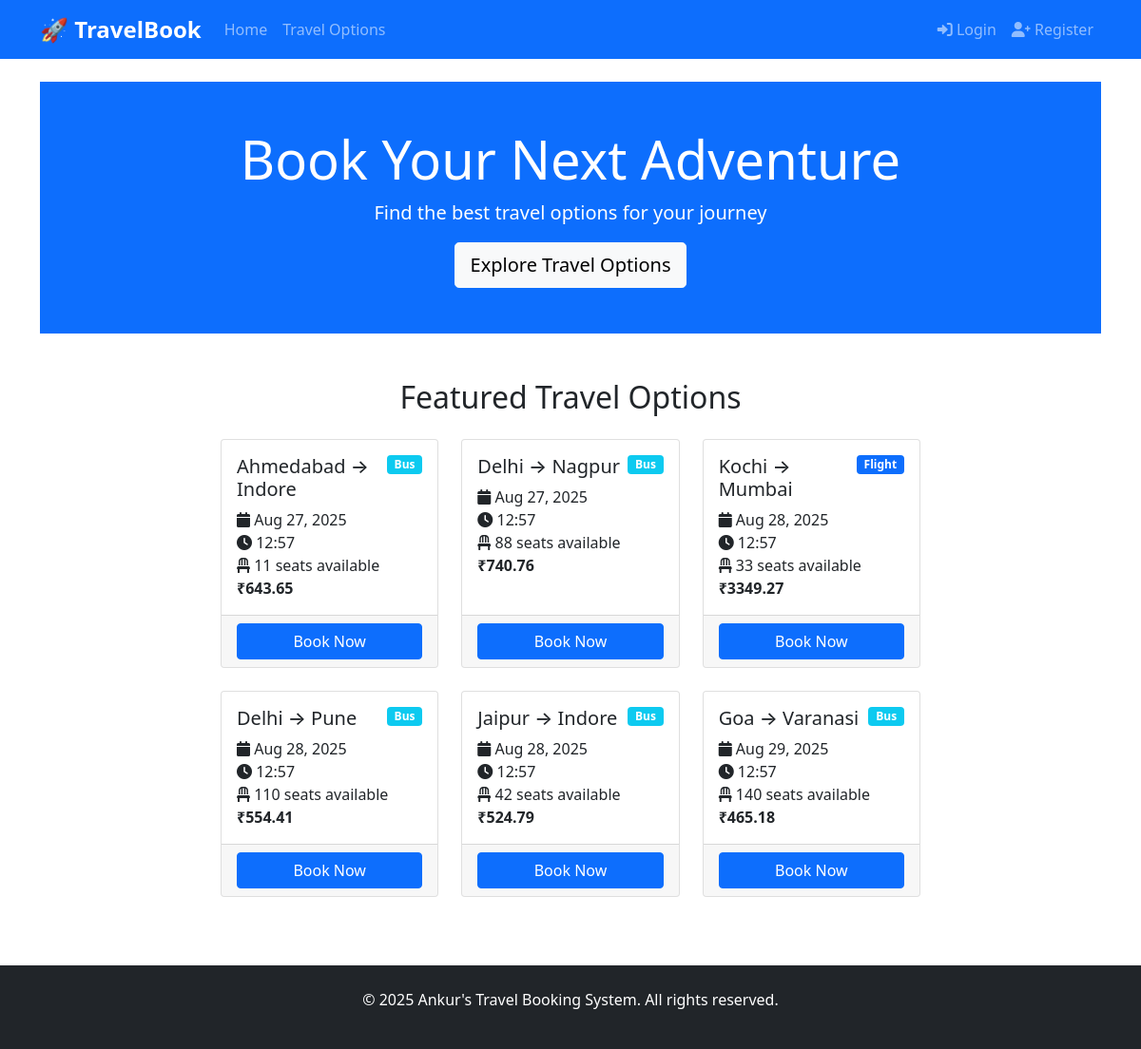
The page / on the database its author committed.
### booking_app/models.py (models this page shows, shortened)
class TravelOption(models.Model):
    TRAVEL_TYPES = [
        ('flight', 'Flight'),
        ('train', 'Train'),
        ('bus', 'Bus'),
    ]
    travel_id = models.CharField(max_length=50, unique=True)
    travel_type = models.CharField(max_length=10, choices=TRAVEL_TYPES)
    source = models.CharField(max_length=100)
    destination = models.CharField(max_length=100)
    departure_datetime = models.DateTimeField()
    arrival_datetime = models.DateTimeField()
    price = models.DecimalField(
        max_digits=10, decimal_places=2, validators=[MinValueValidator(0)])
    available_seats = models.IntegerField(validators=[MinValueValidator(0)])
    created_at = models.DateTimeField(auto_now_add=True)
    updated_at = models.DateTimeField(auto_now=True)
    class Meta:
        ordering = ['departure_datetime']

### booking_app/views.py (the view)
# urls.py: path('', views.home, name='home'),
def home(request):
    travel_options = TravelOption.objects.filter(
        departure_datetime__gte=timezone.now(),
        available_seats__gt=0
    )[:6]
    return render(request, 'booking_app/home.html', {'travel_options': travel_options})

### booking_app/templates/booking_app/home.html
{% extends 'booking_app/base.html' %}
{% block content %}
<div class="hero-section bg-primary text-white py-5 mb-5">
    <div class="container text-center">
        <h1 class="display-4">Book Your Next Adventure</h1>
        <p class="lead">Find the best travel options for your journey</p>
        <a href="{% url 'travel_list' %}" class="btn btn-light btn-lg">Explore Travel Options</a>
    </div>
</div>
<div class="row">
    <div class="col-md-8 mx-auto">
        <h2 class="text-center mb-4">Featured Travel Options</h2>
        <div class="row">
            {% for travel in travel_options %}
            <div class="col-md-6 col-lg-4 mb-4">
                <div class="card travel-card h-100">
                    <div class="card-body">
                        <span
                            class="badge bg-{% if travel.travel_type == 'flight' %}primary{% elif travel.travel_type == 'train' %}success{% else %}info{% endif %} float-end">
                            {{ travel.get_travel_type_display }}
                        </span>
                        <h5 class="card-title">{{ travel.source }} → {{ travel.destination }}</h5>
                        <p class="card-text">
                            <i class="fas fa-calendar"></i> {{ travel.departure_datetime|date:"M d, Y" }}<br>
                            <i class="fas fa-clock"></i> {{ travel.departure_datetime|time:"H:i" }}<br>
                            <i class="fas fa-chair"></i> {{ travel.available_seats }} seats available<br>
                            <strong>₹{{ travel.price }}</strong>
                        </p>
                    </div>
                    <div class="card-footer">
                        <a href="{% url 'book_travel' travel.travel_id %}" class="btn btn-primary w-100">
                            Book Now
                        </a>
                    </div>
                </div>
            </div>
            {% empty %}
            <div class="col-12 text-center">
                <p class="text-muted">No travel options available at the moment.</p>
            </div>
            {% endfor %}
        </div>
    </div>
</div>
{% endblock %}

### booking_app/templates/booking_app/base.html (shortened to what this page needs)
<!DOCTYPE html>
<html lang="en">
<head>
    <link href="https://cdn.jsdelivr.net/npm/bootstrap@5.1.3/dist/css/bootstrap.min.css" rel="stylesheet">
    <link href="https://cdnjs.cloudflare.com/ajax/libs/font-awesome/6.0.0/css/all.min.css" rel="stylesheet">
</head>
<body>
    <nav class="navbar navbar-expand-lg navbar-dark bg-primary">
        <div class="container">
            <a class="navbar-brand" href="{% url 'home' %}">🚀 TravelBook</a>
            <div class="collapse navbar-collapse" id="navbarNav">
                <ul class="navbar-nav me-auto">
                    <li class="nav-item">
                        <a class="nav-link" href="{% url 'home' %}">Home</a>
                    </li>
                    <li class="nav-item">
                        <a class="nav-link" href="{% url 'travel_list' %}">Travel Options</a>
                    </li>
                </ul>
                <ul class="navbar-nav">
                    {% if user.is_authenticated %}
                    <li class="nav-item">
                        <a class="nav-link" href="{% url 'profile' %}">
                            <i class="fas fa-user"></i> {{ user.username }}
                        </a>
                    </li>
                    <li class="nav-item">
                        <a class="nav-link" href="{% url 'logout' %}">
                            <i class="fas fa-sign-out-alt"></i> Logout
                        </a>
                    </li>
                    {% else %}
                    <li class="nav-item">
                        <a class="nav-link" href="{% url 'login' %}">
                            <i class="fas fa-sign-in-alt"></i> Login
                        </a>
                    </li>
                    <li class="nav-item">
                        <a class="nav-link" href="{% url 'register' %}">
                            <i class="fas fa-user-plus"></i> Register
                        </a>
                    </li>
                    {% endif %}
                </ul>
            </div>
        </div>
    </nav>
    <div class="container mt-4">
        {% block content %}
        {% endblock %}
    </div>
    <footer class="bg-dark text-white text-center py-4 mt-5">
        <div class="container">
            <p>&copy; 2025 Ankur's Travel Booking System. All rights reserved.</p>
        </div>
    </footer>
</body>
</html>

### booking_app/templates/booking_app/base.html (style rules this page uses)
.navbar-brand { font-weight: bold; font-size: 1.5rem; }
.travel-card { transition: transform 0.3s ease; }

### rows shown on the page
TravelOption: travel_type "Bus", source "Ahmedabad", destination "Indore", departure_datetime "Aug 27, 2025", departure_datetime "12:57", available_seats "11", price "643.65"
TravelOption: travel_type "Bus", source "Delhi", destination "Nagpur", departure_datetime "Aug 27, 2025", departure_datetime "12:57", available_seats "88", price "740.76"
TravelOption: travel_type "Flight", source "Kochi", destination "Mumbai", departure_datetime "Aug 28, 2025", departure_datetime "12:57", available_seats "33", price "3349.27"
TravelOption: travel_type "Bus", source "Delhi", destination "Pune", departure_datetime "Aug 28, 2025", departure_datetime "12:57", available_seats "110", price "554.41"
TravelOption: travel_type "Bus", source "Jaipur", destination "Indore", departure_datetime "Aug 28, 2025", departure_datetime "12:57", available_seats "42", price "524.79"
TravelOption: travel_type "Bus", source "Goa", destination "Varanasi", departure_datetime "Aug 29, 2025", departure_datetime "12:57", available_seats "140", price "465.18"
